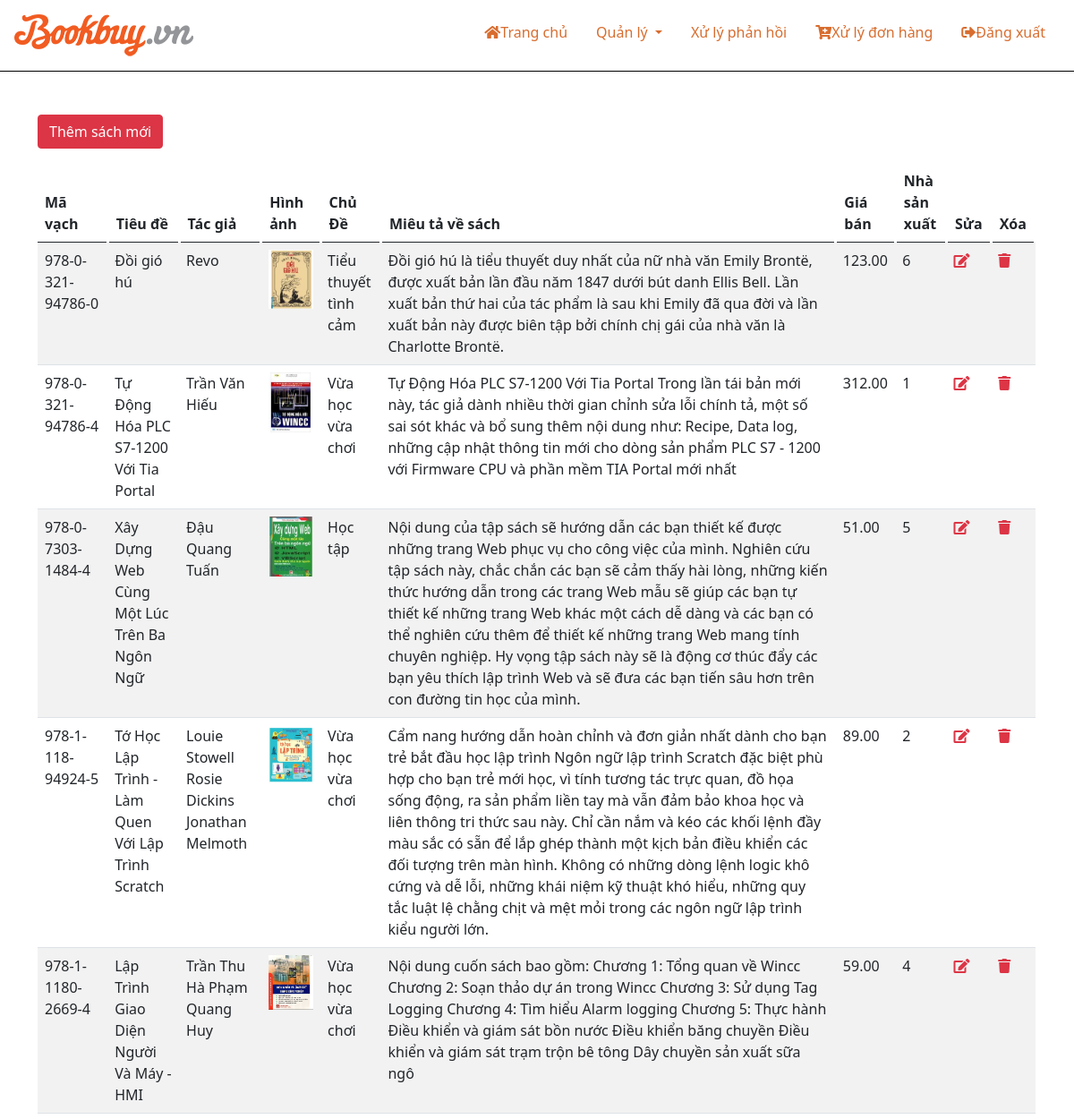
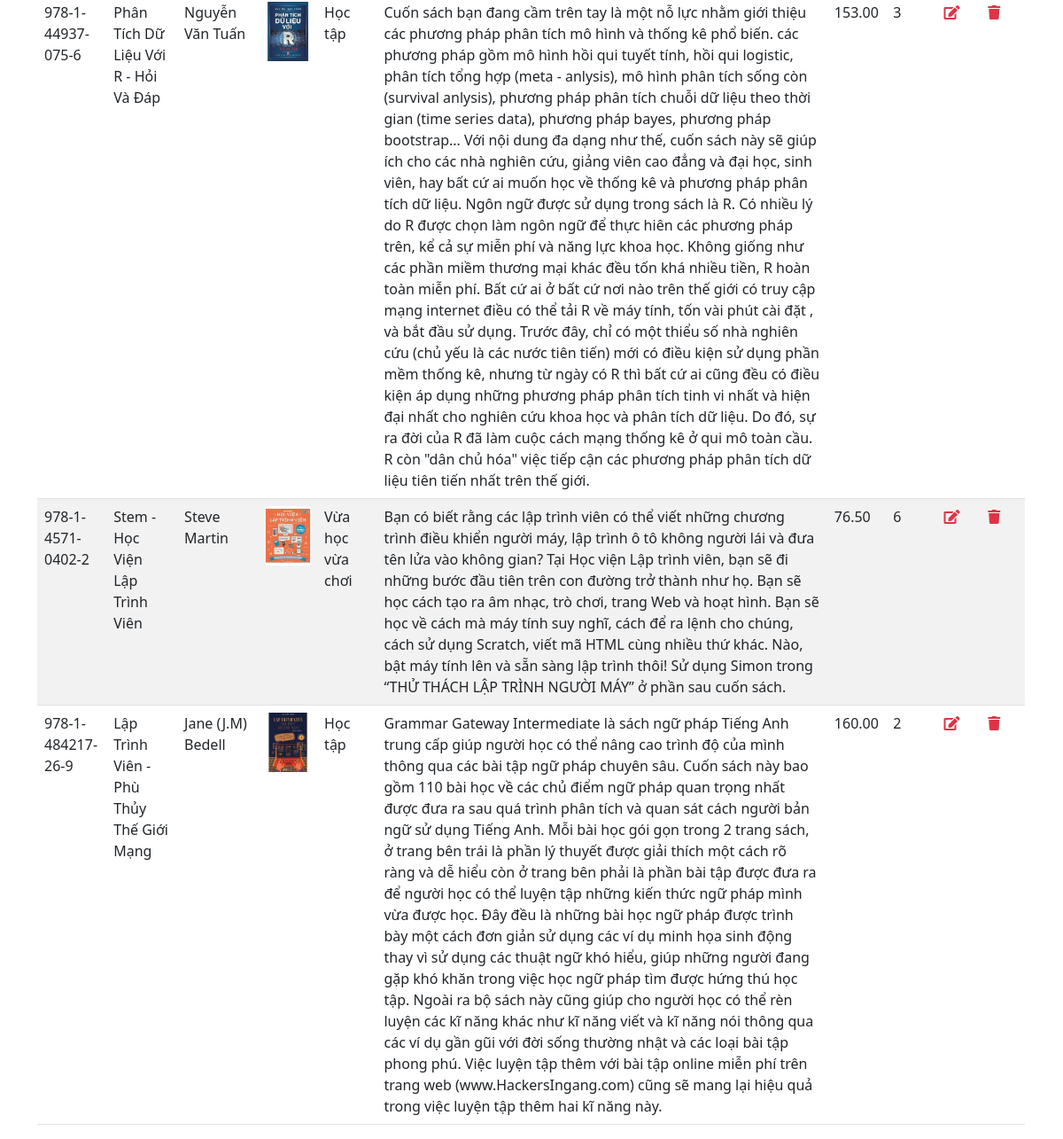
The page /admin/admin_book.php (signed in) on the database its author committed (2 pictures, top to bottom).
### tables this page shows
CREATE TABLE `books` (
  `book_isbn` varchar(20) NOT NULL,
  `book_title` varchar(60) NOT NULL,
  `book_author` varchar(60) NOT NULL,
  `book_image` varchar(40) DEFAULT NULL,
  `book_Category` varchar(255) DEFAULT NULL,
  `book_descr` text DEFAULT NULL,
  `book_price` decimal(6,2) NOT NULL,
  `publisherid` int(10) NOT NULL
);

### admin/admin_book.php (the view, shortened to what this page needs)
<?php
include("./header.php");
?>
<div class="container">
	<p class="lead btn btn-danger mt-5 mb-3 "><a href="admin_add_book.php" class="text-decoration-none text-white">Thêm sách mới</a></p>
	<table class="table table-striped table-hover">
		<thead>
			<tr>
				<th>Mã vạch</th>
				<th>Tiêu đề</th>
				<th>Tác giả</th>
				<th>Hình ảnh</th>
				<th>Chủ Đề</th>
				<th>Miêu tả về sách</th>
				<th>Giá bán</th>
				<th>Nhà sản xuất</th>
				<th>Sửa</th>
				<th>Xóa</th>
			</tr>
		</thead>
		<tbody>
			<?php
			$sql = "SELECT * FROM books";
			$result = mysqli_query($conn, $sql);
			if (mysqli_num_rows($result) > 0) {
				while ($row = mysqli_fetch_assoc($result)) {
			?>
					<tr>
						<td><?php echo $row['book_isbn']; ?></td>
						<td><?php echo $row['book_title']; ?></td>
						<td><?php echo $row['book_author']; ?></td>
						<td>
							<div>
								<img src="../<?php echo $row['book_image']; ?>" alt="" class="img-fluid">
							</div>
						</td>
						<td><?php echo $row['book_Category']; ?></td>
						<td><?php echo $row['book_descr']; ?></td>
						<td><?php echo $row['book_price']; ?></td>
						<td><?php echo $row['publisherid']; ?></td>
						<td><a href="admin_edit.php?bookisbn=<?php echo $row['book_isbn']; ?>"><i class="fas fa-edit text-danger"></i></a></td>
						<td><a href="admin_delete.php?bookisbn=<?php echo $row['book_isbn']; ?>"><i class="fas fa-trash text-danger"></i></a></td>
					</tr>
			<?php
				}
			}
			?>
		</tbody>
	</table>
</div>
<?php
require_once "footer.php";
?>

### admin/header.php (shortened to what this page needs)
<!DOCTYPE html>
<html lang="en">
<head>
    <link href="https://cdn.jsdelivr.net/npm/bootstrap@5.0.2/dist/css/bootstrap.min.css" rel="stylesheet">
    <link rel="stylesheet" href="index.css">
    <link rel="stylesheet" href="https://pro.fontawesome.com/releases/v5.10.0/css/all.css" />
</head>
<body>
    <header class="my-header">
        <div class="col-md-12">
            <div class="row">
                <div class="col-md-3">
                    <a href="index.php">
                        <img src="img/logo-new.png" alt="">
                    </a>
                </div>
                <div class="col-md-9">
                    <ul class="nav justify-content-end">
                        <li class="nav-item">
                            <a class="nav-link" href="index.php"><i class="fas fa-home"></i>Trang chủ</a>
                        </li>
                        <li class="nav-item dropdown">
                            <a class="nav-link dropdown-toggle hover-th" href="#" id="navbarDropdown" role="button" data-bs-toggle="dropdown" aria-expanded="false">Quản lý
                            </a>
                        </li>
                        <li class="nav-item">
                            <a class="nav-link" href="reply.php"><i class="fal fa-phone-rotary"></i>Xử lý phản hồi</a>
                        </li>
                        <li class="nav-item">
                            <a class="nav-link" href="handle_cart.php"><i class="fas fa-cart-plus"></i>Xử lý đơn hàng</a>
                        </li>
                        <li class="nav-item">
                            <a class="nav-link" href="logout.php"><i class="fas fa-sign-out-alt"></i>Đăng xuất</a>
                        </li>
                    </ul>
                </div>
            </div>
        </div>
    </header>
</body>

### admin/footer.php (shortened to what this page needs)
</body>
</html>

### admin/index.css (style rules this page uses)
* { padding: 0; margin: 0; box-sizing: border-box; text-decoration: none; }
:root { --color-main: #d86d2f; }
.my-header { padding: 16px; }
.my-header li a { color: var(--color-main); }
header { border-bottom: 1px #000 solid; }
.table thead tr th { border-bottom: 1px solid #000; border-right: 3px solid rgba(0,0,0,0); }

### rows shown on the page
books: book_isbn "978-0-321-94786-0", book_title "Đồi gió hú", book_author "Revo", book_image (picture), book_Category "Tiểu thuyết tình cảm", book_descr "Đồi gió hú là tiểu thuyết duy nhất của nữ nhà văn Emily Brontë, được xuất bản lần đầu năm 1847 dưới bút danh Ellis Bell. Lần xuất bản thứ hai của tác phẩm là sau khi Emily đã qua đời và lần xuất bản này được biên tập bởi chính chị gái của nhà văn là Charlotte Brontë.", book_price "123.00", publisherid "6"
books: book_isbn "978-0-321-94786-4", book_title "Tự Động Hóa PLC S7-1200 Với Tia Portal", book_author "Trần Văn Hiếu", book_image (picture), book_Category "Vừa học vừa chơi", book_descr "Tự Động Hóa PLC S7-1200 Với Tia Portal Trong lần tái bản mới này, tác giả dành nhiều thời gian chỉnh sửa lỗi chính tả, một số sai sót khác và bổ sung thêm nội dung như: Recipe, Data log, những cập nhật thông tin mới cho dòng sản phẩm PLC S7 - 1200 với Firmware CPU và phần mềm TIA Portal mới nhất", book_price "312.00", publisherid "1"
books: book_isbn "978-0-7303-1484-4", book_title "Xây Dựng Web Cùng Một Lúc Trên Ba Ngôn Ngữ", book_author "Đậu Quang Tuấn", book_image (picture), book_Category "Học tập", book_descr "Nội dung của tập sách sẽ hướng dẫn các bạn thiết kế được những trang Web phục vụ cho công việc của mình. Nghiên cứu tập sách này, chắc chắn các bạn sẽ cảm thấy hài lòng, những kiến thức hướng dẫn trong các trang Web mẫu sẽ giúp các bạn tự thiết kế những trang Web khác một cách dễ dàng và các bạn có thể nghiên cứu thêm để thiết kế những trang Web mang tính chuyên nghiệp. Hy vọng tập sách này sẽ là động cơ thúc đẩy các bạn yêu thích lập trình Web và sẽ đưa các bạn tiến sâu hơn trên con đường tin học của mình.", book_price "51.00", publisherid "5"
books: book_isbn "978-1-118-94924-5", book_title "Tớ Học Lập Trình - Làm Quen Với Lập Trình Scratch", book_author "Louie Stowell Rosie Dickins Jonathan Melmoth", book_image (picture), book_Category "Vừa học vừa chơi", book_descr "Cẩm nang hướng dẫn hoàn chỉnh và đơn giản nhất dành cho bạn trẻ bắt đầu học lập trình Ngôn ngữ lập trình Scratch đặc biệt phù hợp cho bạn trẻ mới học, vì tính tương tác trực quan, đồ họa sống động, ra sản phẩm liền tay mà vẫn đảm bảo khoa học và liên thông tri thức sau này. Chỉ cần nắm và kéo các khối lệnh đầy màu sắc có sẵn để lắp ghép thành một kịch bản điều khiển các đối tượng trên màn hình. Không có những dòng lệnh logic khô cứng và dễ lỗi, những khái niệm kỹ thuật khó hiểu, những quy tắc luật lệ chằng chịt và mệt mỏi trong các ngôn ngữ lập trình kiểu người lớn.", book_price "89.00", publisherid "2"
books: book_isbn "978-1-1180-2669-4", book_title "Lập Trình Giao Diện Người Và Máy - HMI", book_author "Trần Thu Hà Phạm Quang Huy", book_image (picture), book_Category "Vừa học vừa chơi", book_descr "Nội dung cuốn sách bao gồm: Chương 1: Tổng quan về Wincc Chương 2: Soạn thảo dự án trong Wincc Chương 3: Sử dụng Tag Logging Chương 4: Tìm hiểu Alarm logging Chương 5: Thực hành Điều khiển và giám sát bồn nước Điều khiển băng chuyền Điều khiển và giám sát trạm trộn bê tông Dây chuyền sản xuất sữa ngô", book_price "59.00", publisherid "4"
books: book_isbn "978-1-44937-075-6", book_title "Phân Tích Dữ Liệu Với R - Hỏi Và Đáp", book_author "Nguyễn Văn Tuấn", book_image (picture), book_Category "Học tập", book_descr "Cuốn sách bạn đang cầm trên tay là một nỗ lực nhằm giới thiệu các phương pháp phân tích mô hình và thống kê phổ biến. các phương pháp gồm mô hình hồi qui tuyết tính, hồi qui logistic, phân tích tổng hợp (meta - anlysis), mô hình phân tích sống còn (survival anlysis), phương pháp phân tích chuỗi dữ liệu theo thời gian (time series data), phương pháp bayes, phương pháp bootstrap... Với nội dung đa dạng như thế, cuốn sách này sẽ giúp ích cho các nhà nghiên cứu, giảng viên cao đẳng và đại học, sinh viên, hay bất cứ ai muốn học về thống kê và phương pháp phân tích dữ liệu. Ngôn ngữ được sử dụng trong sách là R. Có nhiều lý do R được chọn làm ngôn ngữ để thực hiên các phương pháp trên, kể cả sự…", book_price "153.00", publisherid "3"
books: book_isbn "978-1-4571-0402-2", book_title "Stem - Học Viện Lập Trình Viên", book_author "Steve Martin", book_image (picture), book_Category "Vừa học vừa chơi", book_descr "Bạn có biết rằng các lập trình viên có thể viết những chương trình điều khiển người máy, lập trình ô tô không người lái và đưa tên lửa vào không gian? Tại Học viện Lập trình viên, bạn sẽ đi những bước đầu tiên trên con đường trở thành như họ. Bạn sẽ học cách tạo ra âm nhạc, trò chơi, trang Web và hoạt hình. Bạn sẽ học về cách mà máy tính suy nghĩ, cách để ra lệnh cho chúng, cách sử dụng Scratch, viết mã HTML cùng nhiều thứ khác. Nào, bật máy tính lên và sẵn sàng lập trình thôi! Sử dụng Simon trong “THỬ THÁCH LẬP TRÌNH NGƯỜI MÁY” ở phần sau cuốn sách.", book_price "76.50", publisherid "6"
books: book_isbn "978-1-484217-26-9", book_title "Lập Trình Viên - Phù Thủy Thế Giới Mạng", book_author "Jane (J.M) Bedell", book_image (picture), book_Category "Học tập", book_descr "Grammar Gateway Intermediate là sách ngữ pháp Tiếng Anh trung cấp giúp người học có thể nâng cao trình độ của mình thông qua các bài tập ngữ pháp chuyên sâu. Cuốn sách này bao gồm 110 bài học về các chủ điểm ngữ pháp quan trọng nhất được đưa ra sau quá trình phân tích và quan sát cách người bản ngữ sử dụng Tiếng Anh. Mỗi bài học gói gọn trong 2 trang sách, ở trang bên trái là phần lý thuyết được giải thích một cách rõ ràng và dễ hiểu còn ở trang bên phải là phần bài tập được đưa ra để người học có thể luyện tập những kiến thức ngữ pháp mình vừa được học. Đây đều là những bài học ngữ pháp được trình bày một cách đơn giản sử dụng các ví dụ minh họa sinh động thay vì sử dụng các thuật ngữ khó…", book_price "160.00", publisherid "2"
